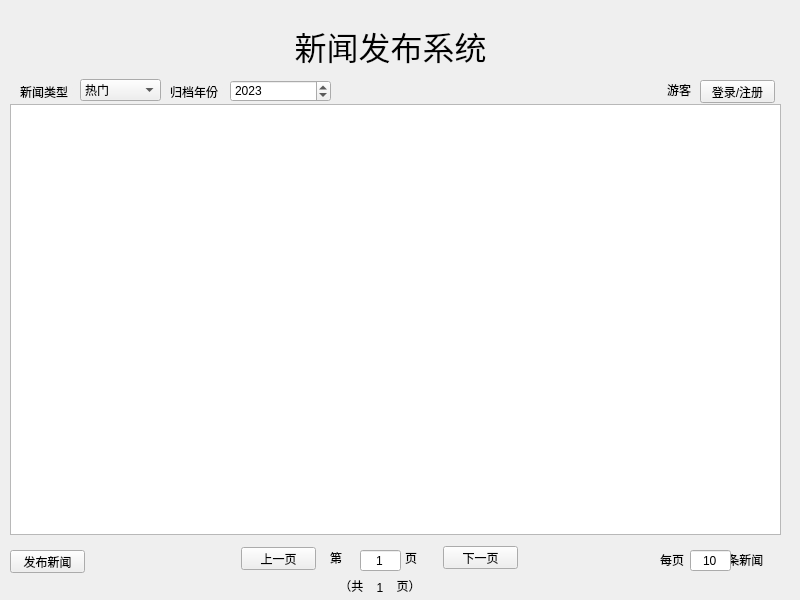
<?xml version="1.0" encoding="UTF-8"?>
<ui version="4.0">
 <class>MainWindowClass</class>
 <widget class="QMainWindow" name="MainWindowClass">
  <property name="geometry">
   <rect>
    <x>0</x>
    <y>0</y>
    <width>800</width>
    <height>600</height>
   </rect>
  </property>
  <property name="windowTitle">
   <string>新闻发布系统</string>
  </property>
  <widget class="QWidget" name="centralWidget">
   <widget class="QListWidget" name="lst_news">
    <property name="geometry">
     <rect>
      <x>10</x>
      <y>104</y>
      <width>771</width>
      <height>431</height>
     </rect>
    </property>
   </widget>
   <widget class="QLabel" name="label">
    <property name="geometry">
     <rect>
      <x>260</x>
      <y>20</y>
      <width>261</width>
      <height>51</height>
     </rect>
    </property>
    <property name="font">
     <font>
      <pointsize>24</pointsize>
     </font>
    </property>
    <property name="text">
     <string>新闻发布系统</string>
    </property>
    <property name="alignment">
     <set>Qt::AlignmentFlag::AlignCenter</set>
    </property>
   </widget>
   <widget class="QComboBox" name="cb_type">
    <property name="geometry">
     <rect>
      <x>80</x>
      <y>79</y>
      <width>81</width>
      <height>22</height>
     </rect>
    </property>
    <item>
     <property name="text">
      <string>热门</string>
     </property>
    </item>
    <item>
     <property name="text">
      <string>全部</string>
     </property>
    </item>
    <item>
     <property name="text">
      <string>归档</string>
     </property>
    </item>
   </widget>
   <widget class="QLabel" name="label_2">
    <property name="geometry">
     <rect>
      <x>20</x>
      <y>84</y>
      <width>53</width>
      <height>15</height>
     </rect>
    </property>
    <property name="text">
     <string>新闻类型：</string>
    </property>
   </widget>
   <widget class="QLabel" name="lbl_year">
    <property name="geometry">
     <rect>
      <x>170</x>
      <y>84</y>
      <width>53</width>
      <height>15</height>
     </rect>
    </property>
    <property name="text">
     <string>归档年份：</string>
    </property>
   </widget>
   <widget class="QDateEdit" name="de_year">
    <property name="geometry">
     <rect>
      <x>230</x>
      <y>80</y>
      <width>101</width>
      <height>22</height>
     </rect>
    </property>
    <property name="dateTime">
     <datetime>
      <hour>0</hour>
      <minute>0</minute>
      <second>0</second>
      <year>2023</year>
      <month>12</month>
      <day>30</day>
     </datetime>
    </property>
    <property name="maximumTime">
     <time>
      <hour>23</hour>
      <minute>59</minute>
      <second>59</second>
     </time>
    </property>
    <property name="displayFormat">
     <string>yyyy</string>
    </property>
   </widget>
   <widget class="QLabel" name="lbl_user">
    <property name="geometry">
     <rect>
      <x>620</x>
      <y>80</y>
      <width>71</width>
      <height>20</height>
     </rect>
    </property>
    <property name="text">
     <string>游客</string>
    </property>
    <property name="alignment">
     <set>Qt::AlignmentFlag::AlignRight|Qt::AlignmentFlag::AlignTrailing|Qt::AlignmentFlag::AlignVCenter</set>
    </property>
   </widget>
   <widget class="QPushButton" name="pb_login">
    <property name="geometry">
     <rect>
      <x>700</x>
      <y>80</y>
      <width>75</width>
      <height>23</height>
     </rect>
    </property>
    <property name="text">
     <string>登录/注册</string>
    </property>
   </widget>
   <widget class="QPushButton" name="pb_publish">
    <property name="geometry">
     <rect>
      <x>10</x>
      <y>550</y>
      <width>75</width>
      <height>23</height>
     </rect>
    </property>
    <property name="text">
     <string>发布新闻</string>
    </property>
   </widget>
   <widget class="QLabel" name="lbl_page_selector">
    <property name="geometry">
     <rect>
      <x>330</x>
      <y>550</y>
      <width>101</width>
      <height>16</height>
     </rect>
    </property>
    <property name="text">
     <string>第                   页</string>
    </property>
   </widget>
   <widget class="QPushButton" name="pb_prev">
    <property name="geometry">
     <rect>
      <x>241</x>
      <y>547</y>
      <width>75</width>
      <height>23</height>
     </rect>
    </property>
    <property name="text">
     <string>上一页</string>
    </property>
   </widget>
   <widget class="QPushButton" name="pb_next">
    <property name="geometry">
     <rect>
      <x>443</x>
      <y>546</y>
      <width>75</width>
      <height>23</height>
     </rect>
    </property>
    <property name="text">
     <string>下一页</string>
    </property>
   </widget>
   <widget class="QLineEdit" name="le_page">
    <property name="geometry">
     <rect>
      <x>360</x>
      <y>550</y>
      <width>41</width>
      <height>21</height>
     </rect>
    </property>
    <property name="text">
     <string>1</string>
    </property>
    <property name="alignment">
     <set>Qt::AlignmentFlag::AlignCenter</set>
    </property>
   </widget>
   <widget class="QLineEdit" name="le_count">
    <property name="geometry">
     <rect>
      <x>690</x>
      <y>550</y>
      <width>41</width>
      <height>21</height>
     </rect>
    </property>
    <property name="text">
     <string>10</string>
    </property>
    <property name="alignment">
     <set>Qt::AlignmentFlag::AlignCenter</set>
    </property>
   </widget>
   <widget class="QLabel" name="label_6">
    <property name="geometry">
     <rect>
      <x>660</x>
      <y>550</y>
      <width>121</width>
      <height>20</height>
     </rect>
    </property>
    <property name="text">
     <string>每页             条新闻</string>
    </property>
   </widget>
   <widget class="QLabel" name="lbl_page_total">
    <property name="geometry">
     <rect>
      <x>310</x>
      <y>576</y>
      <width>140</width>
      <height>20</height>
     </rect>
    </property>
    <property name="text">
     <string>（共          页）</string>
    </property>
    <property name="alignment">
     <set>Qt::AlignmentFlag::AlignCenter</set>
    </property>
   </widget>
   <widget class="QLabel" name="lbl_page">
    <property name="geometry">
     <rect>
      <x>350</x>
      <y>580</y>
      <width>60</width>
      <height>15</height>
     </rect>
    </property>
    <property name="text">
     <string>1</string>
    </property>
    <property name="alignment">
     <set>Qt::AlignmentFlag::AlignCenter</set>
    </property>
   </widget>
   <zorder>lbl_page_total</zorder>
   <zorder>lbl_page_selector</zorder>
   <zorder>label_6</zorder>
   <zorder>lst_news</zorder>
   <zorder>label</zorder>
   <zorder>cb_type</zorder>
   <zorder>label_2</zorder>
   <zorder>lbl_year</zorder>
   <zorder>de_year</zorder>
   <zorder>lbl_user</zorder>
   <zorder>pb_login</zorder>
   <zorder>pb_publish</zorder>
   <zorder>pb_prev</zorder>
   <zorder>pb_next</zorder>
   <zorder>le_page</zorder>
   <zorder>le_count</zorder>
   <zorder>lbl_page</zorder>
  </widget>
 </widget>
 <layoutdefault spacing="6" margin="11"/>
 <resources>
  <include location="MainWindow.qrc"/>
 </resources>
 <connections>
  <connection>
   <sender>lst_news</sender>
   <signal>itemClicked(QListWidgetItem*)</signal>
   <receiver>MainWindowClass</receiver>
   <slot>view_news(QListWidgetItem*)</slot>
   <hints>
    <hint type="sourcelabel">
     <x>455</x>
     <y>132</y>
    </hint>
    <hint type="destinationlabel">
     <x>554</x>
     <y>68</y>
    </hint>
   </hints>
  </connection>
  <connection>
   <sender>pb_login</sender>
   <signal>clicked()</signal>
   <receiver>MainWindowClass</receiver>
   <slot>login_or_logout()</slot>
   <hints>
    <hint type="sourcelabel">
     <x>728</x>
     <y>86</y>
    </hint>
    <hint type="destinationlabel">
     <x>730</x>
     <y>41</y>
    </hint>
   </hints>
  </connection>
  <connection>
   <sender>de_year</sender>
   <signal>editingFinished()</signal>
   <receiver>MainWindowClass</receiver>
   <slot>reload_archived_news()</slot>
   <hints>
    <hint type="sourcelabel">
     <x>264</x>
     <y>92</y>
    </hint>
    <hint type="destinationlabel">
     <x>242</x>
     <y>33</y>
    </hint>
   </hints>
  </connection>
  <connection>
   <sender>cb_type</sender>
   <signal>currentIndexChanged(int)</signal>
   <receiver>MainWindowClass</receiver>
   <slot>reload_type_news()</slot>
   <hints>
    <hint type="sourcelabel">
     <x>108</x>
     <y>88</y>
    </hint>
    <hint type="destinationlabel">
     <x>68</x>
     <y>39</y>
    </hint>
   </hints>
  </connection>
  <connection>
   <sender>pb_publish</sender>
   <signal>clicked()</signal>
   <receiver>MainWindowClass</receiver>
   <slot>publish_news()</slot>
   <hints>
    <hint type="sourcelabel">
     <x>42</x>
     <y>561</y>
    </hint>
    <hint type="destinationlabel">
     <x>158</x>
     <y>548</y>
    </hint>
   </hints>
  </connection>
  <connection>
   <sender>pb_prev</sender>
   <signal>clicked()</signal>
   <receiver>MainWindowClass</receiver>
   <slot>prev_page()</slot>
   <hints>
    <hint type="sourcelabel">
     <x>287</x>
     <y>562</y>
    </hint>
    <hint type="destinationlabel">
     <x>254</x>
     <y>575</y>
    </hint>
   </hints>
  </connection>
  <connection>
   <sender>pb_next</sender>
   <signal>clicked()</signal>
   <receiver>MainWindowClass</receiver>
   <slot>next_page()</slot>
   <hints>
    <hint type="sourcelabel">
     <x>505</x>
     <y>561</y>
    </hint>
    <hint type="destinationlabel">
     <x>561</x>
     <y>551</y>
    </hint>
   </hints>
  </connection>
  <connection>
   <sender>le_page</sender>
   <signal>returnPressed()</signal>
   <receiver>MainWindowClass</receiver>
   <slot>reload_page_news()</slot>
   <hints>
    <hint type="sourcelabel">
     <x>378</x>
     <y>562</y>
    </hint>
    <hint type="destinationlabel">
     <x>381</x>
     <y>576</y>
    </hint>
   </hints>
  </connection>
  <connection>
   <sender>le_count</sender>
   <signal>returnPressed()</signal>
   <receiver>MainWindowClass</receiver>
   <slot>reload_count_news()</slot>
   <hints>
    <hint type="sourcelabel">
     <x>705</x>
     <y>562</y>
    </hint>
    <hint type="destinationlabel">
     <x>700</x>
     <y>578</y>
    </hint>
   </hints>
  </connection>
 </connections>
 <slots>
  <slot>view_news(QListWidgetItem*)</slot>
  <slot>login_or_logout()</slot>
  <slot>publish_news()</slot>
  <slot>prev_page()</slot>
  <slot>next_page()</slot>
  <slot>reload_archived_news()</slot>
  <slot>reload_type_news()</slot>
  <slot>reload_page_news()</slot>
  <slot>reload_count_news()</slot>
 </slots>
</ui>
